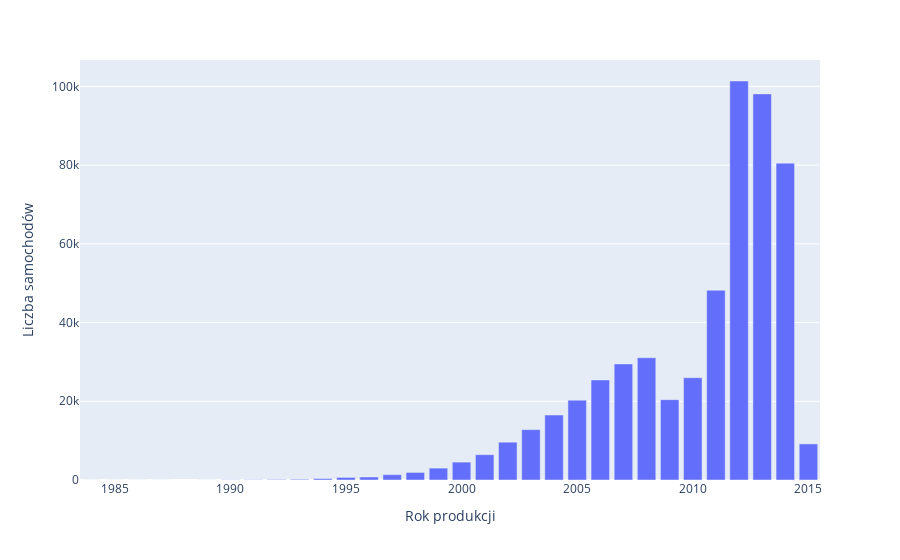

Notebook code cell kept with this figure:
### Code cell
#Distribution of year production all cars
YEAR = df['year'].value_counts()
fig = px.bar(YEAR, 
             labels={'index': 'Rok produkcji', 'value': 'Liczba samochodów'})

fig.update_layout(
    xaxis_title="Rok produkcji",
    yaxis_title="Liczba samochodów",
    showlegend=False
)
fig.show()

### Figure 1 — Plotly figure (JSON) as saved in the notebook; plotly's stock layout.template omitted (floating-point values rounded to 4 significant figures)
{"data": [{"alignmentgroup": "True", "hovertemplate": "variable=count<br>year=%{x}<br>Liczba samochodów=%{y}<extra></extra>", "legendgroup": "count", "marker": {"color": "#636efa", "pattern": {"shape": ""}}, "name": "count", "offsetgroup": "count", "orientation": "v", "showlegend": true, "textposition": "auto", "type": "bar", "x": [2012, 2013, 2014, 2011, 2008, 2007, 2010, 2006, 2009, 2005, 2004, 2003, 2002, 2015, 2001, 2000, 1999, 1998, 1997, 1996, 1995, 1994, 1993, 1992, 1991, 1990, 1989, 1986, 1985, 1984, 1987], "xaxis": "x", "y": [101378, 98106, 80501, 48216, 31055, 29495, 25986, 25421, 20411, 20280, 16516, 12796, 9604, 9170, 6428, 4546, 3021, 1920, 1354, 762, 654, 358, 177, 123, 65, 45, 6, 2, 2, 1, 1], "yaxis": "y"}], "layout": {"barmode": "relative", "legend": {"title": {"text": "variable"}, "tracegroupgap": 0}, "margin": {"t": 60}, "showlegend": false, "xaxis": {"anchor": "y", "domain": [0, 1], "title": {"text": "Rok produkcji"}}, "yaxis": {"anchor": "x", "domain": [0, 1], "title": {"text": "Liczba samochodów"}}}}
